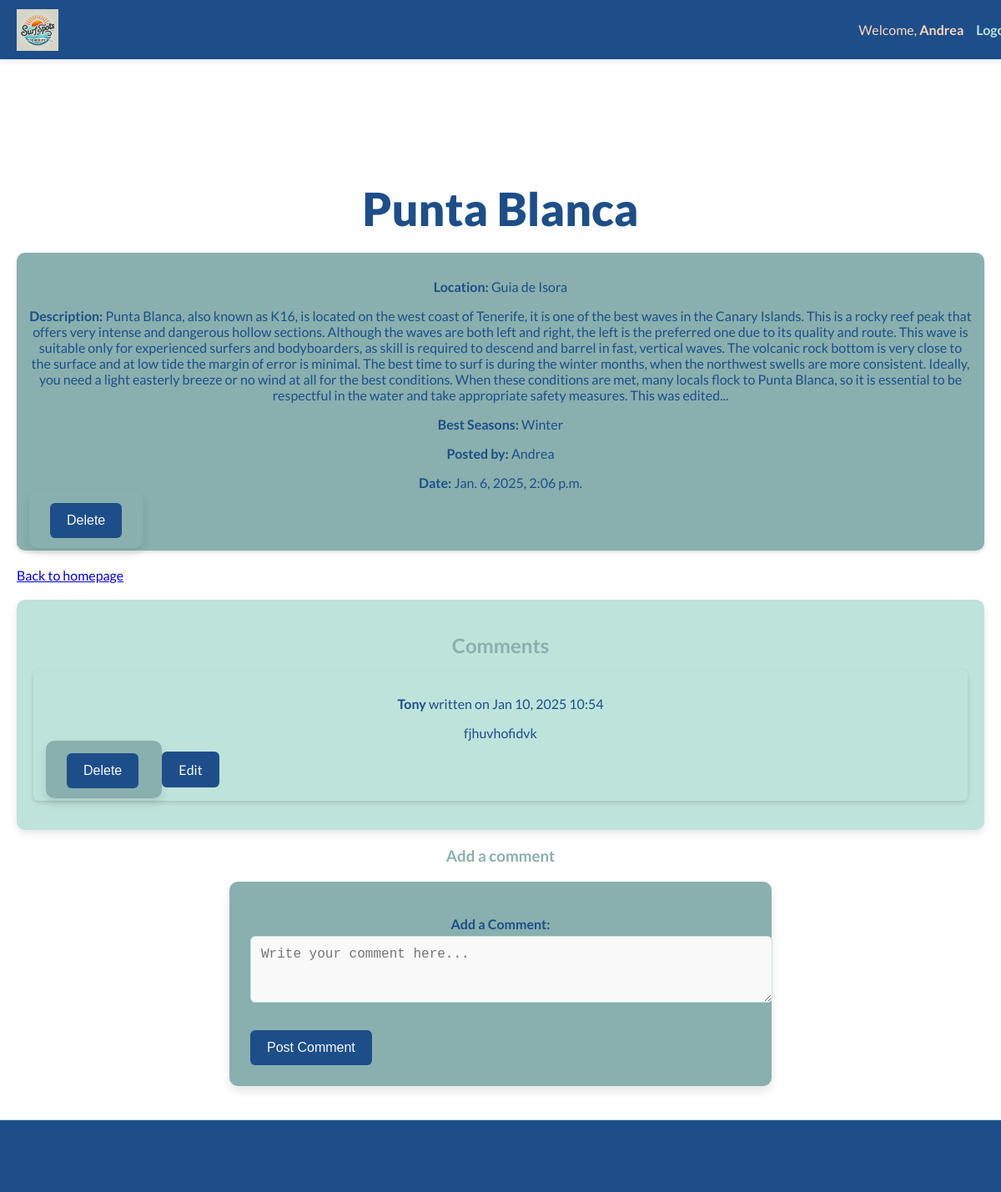
The app's page /surf_spots/detail/11/ (signed in), older data.
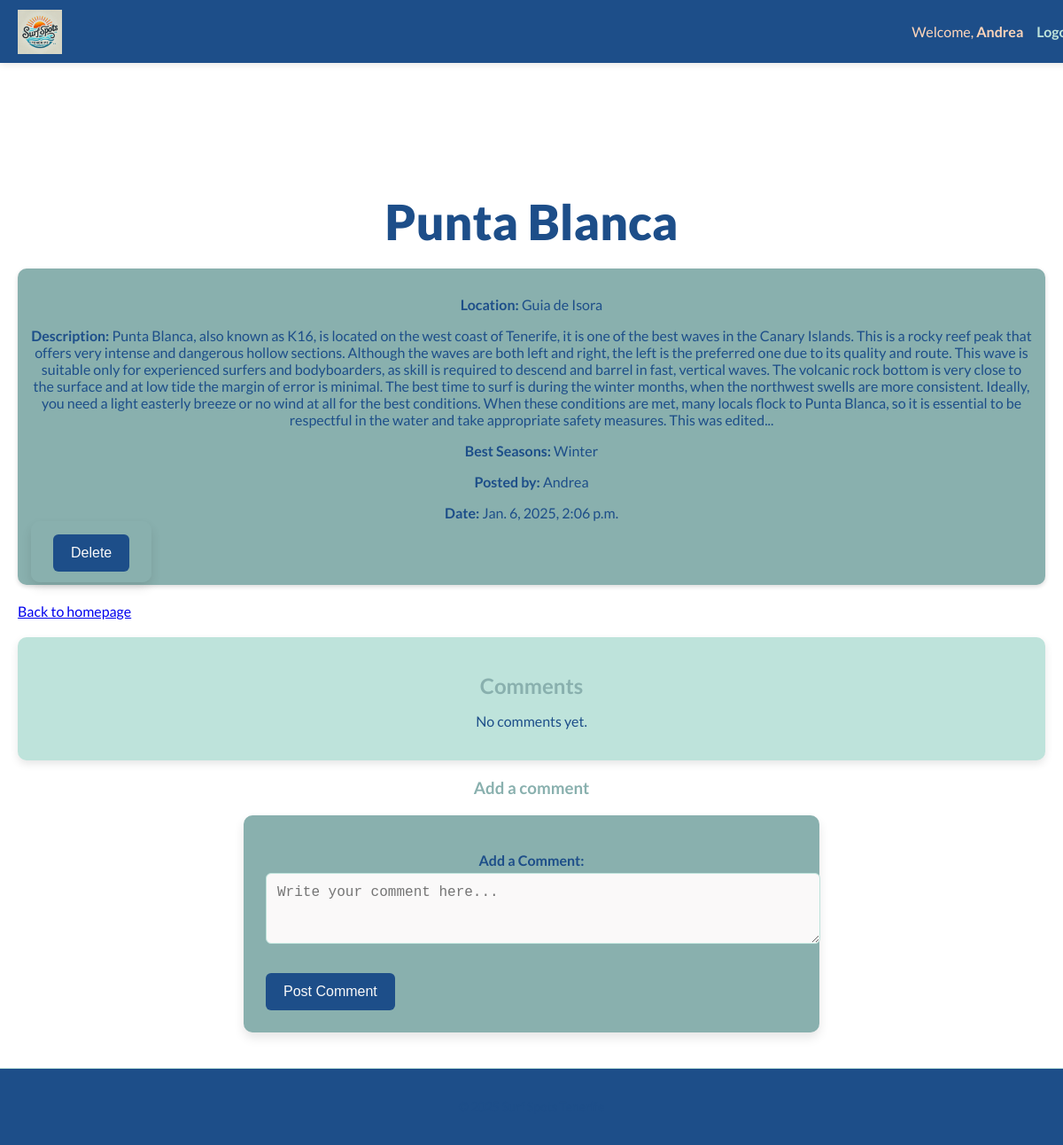
The same page, newer data.
### users_account/models.py (models this page shows, shortened)
class Comment(models.Model):
    surf_spot = models.ForeignKey(SurfSpot, on_delete=models.CASCADE, related_name="comments")#a foreign key to the Surf Spot linking to each comment.
    user = models.ForeignKey(settings.AUTH_USER_MODEL, on_delete=models.CASCADE)
    content = models.TextField() #content of the comment
    created_at = models.DateTimeField(auto_now_add=True) # timestamp when was the comment created

class NovaUser(AbstractUser):
    pass

### users_account/views.py (the view)
# urls.py: path('surf_spots/detail/<int:spot_id>/', views.surf_spot_detail, name='surf_spot_detail'),
@login_required
def surf_spot_detail(request, spot_id):
    form = CommentForm()
    surf_spot = get_object_or_404(SurfSpot, id=spot_id)
    return render(request, 'users_account/surf_spot_detail.html', {'surf_spot': surf_spot, 'comment_form': form})

### users_account/forms.py
class CommentForm (forms.ModelForm):
    class Meta:
        model = Comment
        fields = ['content'] # Only include the content field for user input
        widgets = {
            'content': forms.Textarea(attrs={
                'class': 'form-control',
                'placeholder': 'Write your comment here...',
                'rows': 3,
            })
        }
        labels = {
            'content': 'Add a Comment',
        }

### users_account/templates/users_account/surf_spot_detail.html (shortened to what this page needs)
{% extends 'base.html' %}
{% block content %}
<div class="detail-container main-content">
    <h1 class="main-title">{{ surf_spot.title }}</h1>
    <div class="surf-spot">
        <p><strong>Location:</strong> {{ surf_spot.location }}</p>
        <p><strong>Description:</strong> {{ surf_spot.description }}</p>
        <p><strong>Best Seasons:</strong> {{ surf_spot.best_seasons }}</p>
        <p><strong>Posted by:</strong> {{ surf_spot.user.username }}</p>
        <p><strong>Date:</strong> {{ surf_spot.created_at }}</p>
        {% if request.user.is_superuser or surf_spot.user == request.user %}
        <form method="POST" action="{% url 'delete_post' surf_spot.id %}" style="display:inline;">
            <button type="submit" class="delete-btn">Delete</button>
        </form>
        {% endif %}
    </div>
    <a href="{% url 'home' %}" class="link">Back to homepage</a>
    <div class="comments-section">
        <h2>Comments</h2>
        {% if surf_spot.comments.exists %}
        {% for comment in surf_spot.comments.all %}
        <div class="comment">
            <p><strong>{{ comment.user.username }}</strong> written on {{ comment.created_at|date:"M d, Y H:i" }}
            </p>
            <p>{{ comment.content }}</p>
            {% if request.user.is_superuser or comment.user == request.user %}
            <form method="POST" action="{% url 'delete_comment' comment.id %}" style="display:inline;">
                <button type="submit" class="delete-btn">Delete</button>
            </form>
            <a href="{% url 'edit_comment' comment.id %}" class="edit-btn">Edit</a>
            {% endif %}
        </div>
        {% endfor %}
        {% else %}
        <p>No comments yet.</p>
        {% endif %}
    </div>
    {% if request.user.is_authenticated %}
    <div class="comment-form">
        <h3>Add a comment</h3>
        <form method="POST" action="{% url 'add_comment' surf_spot.id %}">
            {{ comment_form.as_p }}
            <button type="submit" class="btn-primary">Post Comment</button>
        </form>
    </div>
    {% else %}
    <p>You must <a href="{% url 'login' %}">Log in</a> to post a comment.</p>
    {% endif %}
</div>
{% endblock %}

Row changes from the older to the newer data that the page shows:
removed Comment: user.username "Tony", created_at "Jan 10, 2025 10:54", content "fjhuvhofidvk"
Text that changed along with them:
text now shown: "No comments yet."
